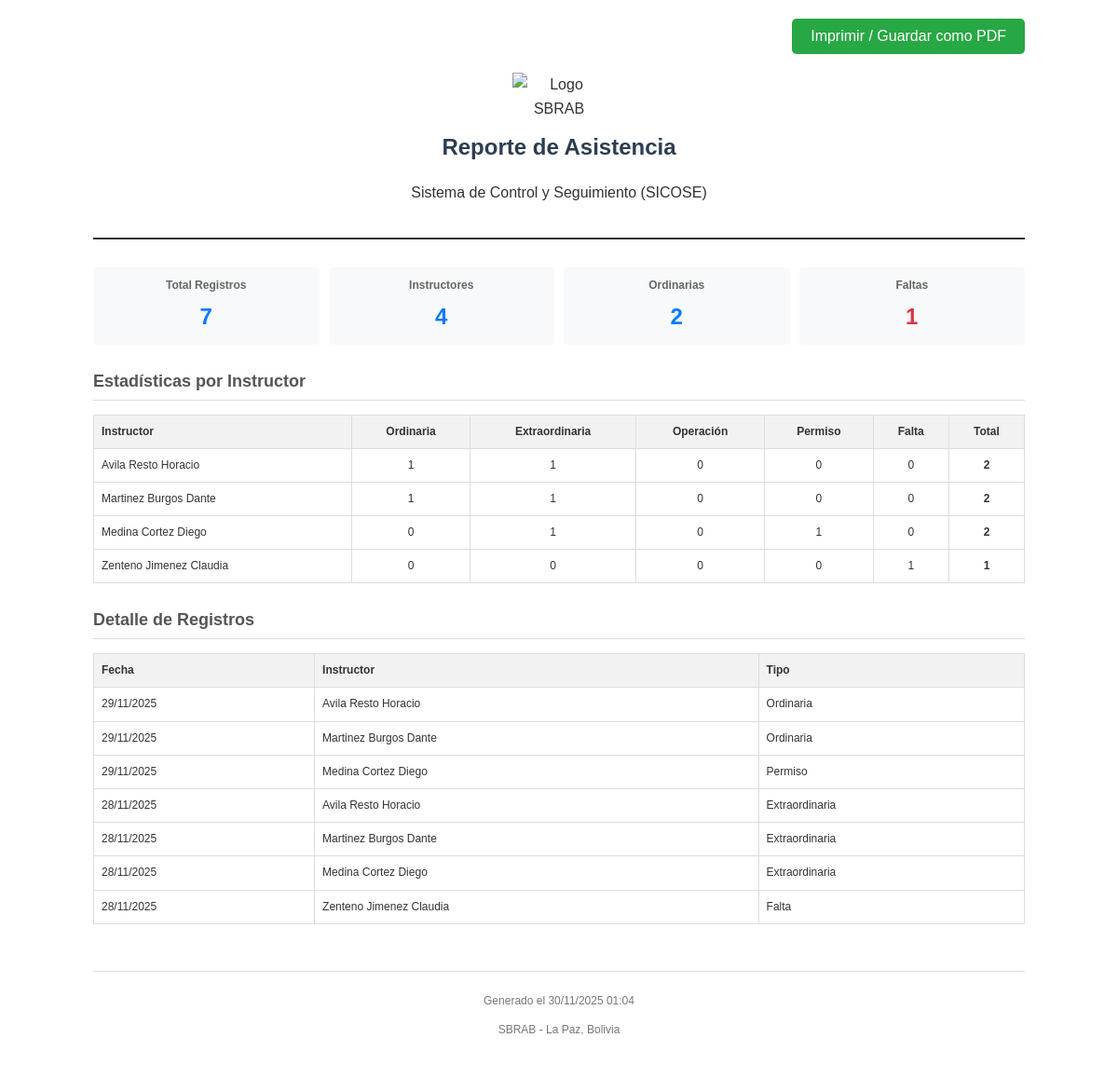
Page /generar_reporte_asis.php on the earlier database version.
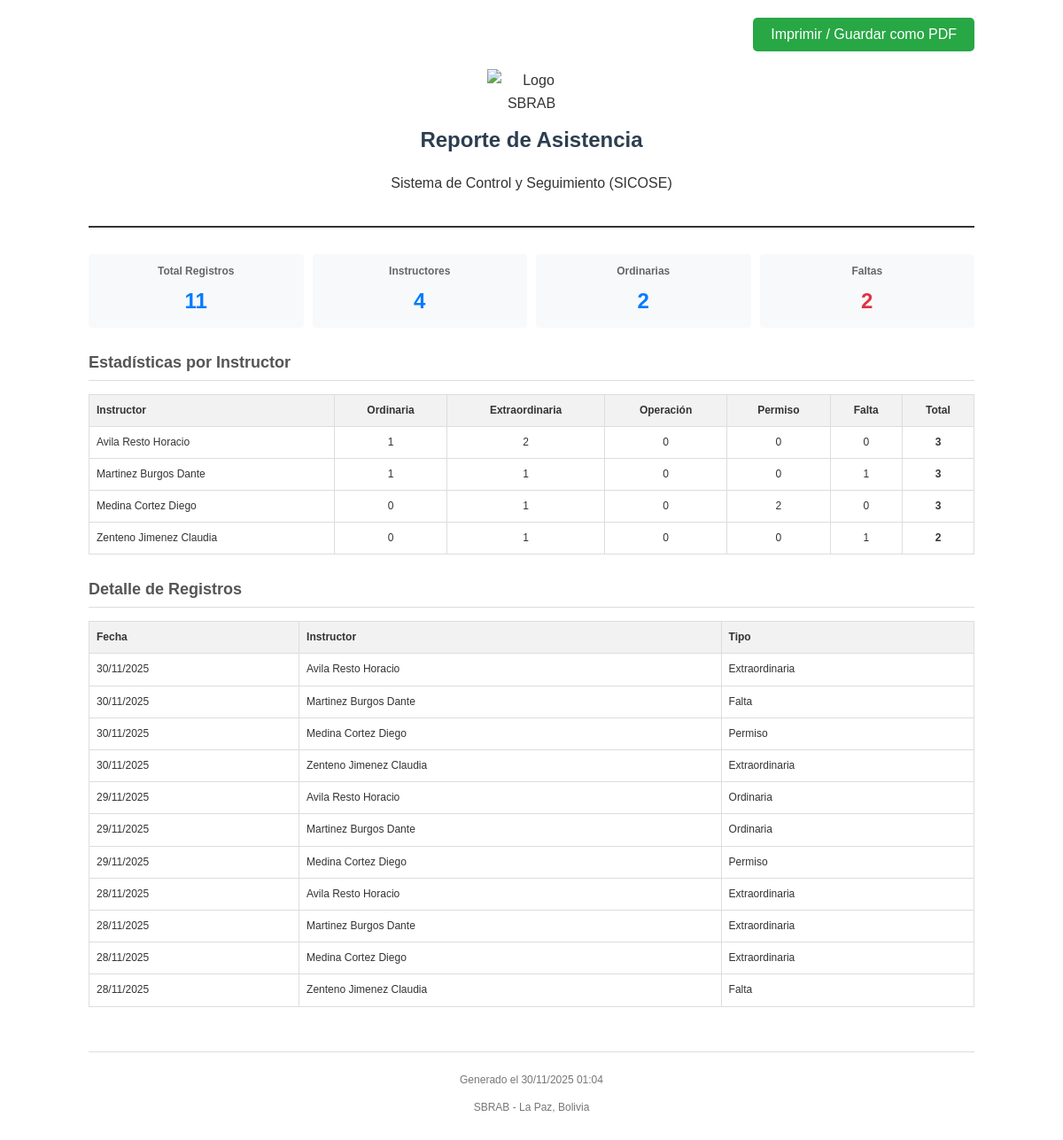
Same page on the later database version.
### tables this page shows
CREATE TABLE asistencia (
        id INTEGER PRIMARY KEY AUTOINCREMENT,
        instructor_id INTEGER NOT NULL,
        fecha DATE NOT NULL,
        tipo VARCHAR(50) NOT NULL,
        FOREIGN KEY (instructor_id) REFERENCES instructores(id)
    );

CREATE TABLE instructores (
    id INTEGER PRIMARY KEY AUTOINCREMENT,
    codigo TEXT NOT NULL UNIQUE,
    grado TEXT NOT NULL,
    nombres TEXT NOT NULL,
    apellido_paterno TEXT NOT NULL,
    apellido_materno TEXT NOT NULL,
    cedula TEXT NOT NULL,
    fecha_nacimiento DATE NOT NULL,
    especialidad TEXT NOT NULL,
    estado TEXT NOT NULL
);

### generar_reporte_asis.php (the view, shortened to what this page needs)
<?php
require_once 'data/db.php';
$params = [];
$registros = [];
try {
    $sql = "SELECT a.*, i.nombres, i.apellido_paterno, i.apellido_materno
            FROM asistencia a
            INNER JOIN instructores i ON a.instructor_id = i.id";
    $sql .= " ORDER BY a.fecha DESC, i.apellido_paterno ASC";
    $stmt = $pdo->prepare($sql);
    $stmt->execute($params);
    $registros = $stmt->fetchAll(PDO::FETCH_ASSOC);
} catch (PDOException $e) {
    die("Error al cargar datos: " . $e->getMessage());
}
$estadisticas = [];
if (!empty($registros)) {
    foreach ($registros as $registro) {
        $id = $registro['instructor_id'];
        $nombre_completo = $registro['apellido_paterno'] . ' ' . $registro['apellido_materno'] . ' ' . $registro['nombres'];
        if (!isset($estadisticas[$id])) {
            $estadisticas[$id] = [
                'nombre' => $nombre_completo,
                'Ordinaria' => 0,
                'Extraordinaria' => 0,
                'Operación' => 0,
                'Permiso' => 0,
                'Falta' => 0,
                'total' => 0
            ];
        }
        $estadisticas[$id][$registro['tipo']]++;
        $estadisticas[$id]['total']++;
    }
}
?>
<!DOCTYPE html>
<html lang="es">
<head>
</head>
<body>
    <div class="no-print" style="text-align: right;">
        <button onclick="window.print()" class="btn-print">Imprimir / Guardar como PDF</button>
    </div>
    <div class="header">
        <img src="../images/sbrab_escudo.png" alt="Logo SBRAB" class="logo">
        <h1>Reporte de Asistencia</h1>
        <p>Sistema de Control y Seguimiento (SICOSE)</p>
    </div>
    <?php if (!empty($registros)): ?>
        <div class="stats-summary">
            <div class="stat-box">
                <h3>Total Registros</h3>
                <div class="value"><?= count($registros) ?></div>
            </div>
            <div class="stat-box">
                <h3>Instructores</h3>
                <div class="value"><?= count($estadisticas) ?></div>
            </div>
            <div class="stat-box">
                <h3>Ordinarias</h3>
                <div class="value"><?= array_sum(array_column($estadisticas, 'Ordinaria')) ?></div>
            </div>
            <div class="stat-box">
                <h3>Faltas</h3>
                <div class="value" style="color: #dc3545;"><?= array_sum(array_column($estadisticas, 'Falta')) ?></div>
            </div>
        </div>
        <div class="section">
            <h2>Estadísticas por Instructor</h2>
            <table>
                <thead>
                    <tr>
                        <th>Instructor</th>
                        <th style="text-align:center;">Ordinaria</th>
                        <th style="text-align:center;">Extraordinaria</th>
                        <th style="text-align:center;">Operación</th>
                        <th style="text-align:center;">Permiso</th>
                        <th style="text-align:center;">Falta</th>
                        <th style="text-align:center;">Total</th>
                    </tr>
                </thead>
                <tbody>
                    <?php foreach ($estadisticas as $stat): ?>
                        <tr>
                            <td><?= htmlspecialchars($stat['nombre']) ?></td>
                            <td style="text-align:center;"><?= $stat['Ordinaria'] ?></td>
                            <td style="text-align:center;"><?= $stat['Extraordinaria'] ?></td>
                            <td style="text-align:center;"><?= $stat['Operación'] ?></td>
                            <td style="text-align:center;"><?= $stat['Permiso'] ?></td>
                            <td style="text-align:center;"><?= $stat['Falta'] ?></td>
                            <td style="text-align:center;"><strong><?= $stat['total'] ?></strong></td>
                        </tr>
                    <?php endforeach; ?>
                </tbody>
            </table>
        </div>
        <div class="section">
            <h2>Detalle de Registros</h2>
            <table>
                <thead>
                    <tr>
                        <th>Fecha</th>
                        <th>Instructor</th>
                        <th>Tipo</th>
                    </tr>
                </thead>
                <tbody>
                    <?php foreach ($registros as $registro): ?>
                        <tr>
                            <td><?= date('d/m/Y', strtotime($registro['fecha'])) ?></td>
                            <td><?= htmlspecialchars($registro['apellido_paterno'] . ' ' . $registro['apellido_materno'] . ' ' . $registro['nombres']) ?></td>
                            <td><?= htmlspecialchars($registro['tipo']) ?></td>
                        </tr>
                    <?php endforeach; ?>
                </tbody>
            </table>
        </div>
    <?php else: ?>
        <div style="text-align: center; padding: 40px; color: #666;">
            <p>No hay registros de asistencia para mostrar con los filtros aplicados.</p>
        </div>
    <?php endif; ?>
    <div class="footer">
        <p>Generado el <?= date('d/m/Y H:i') ?></p>
        <p>SBRAB - La Paz, Bolivia</p>
    </div>
</body>
</html>

### generar_reporte_asis.php (style rules this page uses)
body { font-family: Arial, sans-serif; line-height: 1.6; color: #333; max-width: 1000px; margin: 0 auto; padding: 20px; }
.header { text-align: center; margin-bottom: 30px; border-bottom: 2px solid #333; padding-bottom: 20px; }
.logo { max-width: 100px; margin-bottom: 10px; }
h1 { margin: 0; font-size: 24px; color: #2c3e50; }
h2 { font-size: 18px; color: #555; border-bottom: 1px solid #ddd; padding-bottom: 5px; margin-top: 25px; }
table { width: 100%; border-collapse: collapse; margin-top: 15px; margin-bottom: 20px; }
th, td { border: 1px solid #ddd; padding: 8px; text-align: left; font-size: 12px; }
th { background-color: #f2f2f2; font-weight: bold; }
.footer { margin-top: 50px; text-align: center; font-size: 12px; color: #777; border-top: 1px solid #ddd; padding-top: 10px; }
.btn-print { display: inline-block; background-color: #28a745; color: white; padding: 10px 20px; text-decoration: none; border-radius: 5px; margin-bottom: 20px; cursor: pointer; border: none; font-size: 16px; }
.stats-summary { display: grid; grid-template-columns: repeat(4, 1fr); gap: 10px; margin-bottom: 20px; }
.stat-box { background: #f8f9fa; padding: 10px; border-radius: 4px; text-align: center; }
.stat-box h3 { margin: 0 0 5px 0; font-size: 12px; color: #666; }
.stat-box .value { font-size: 24px; font-weight: bold; color: #007bff; }

Differences in the rows shown:
added asistencia: fecha "30/11/2025", instructor.nombres "Avila Resto Horacio", tipo "Extraordinaria"
added asistencia: fecha "30/11/2025", instructor.nombres "Martinez Burgos Dante", tipo "Falta"
added asistencia: fecha "30/11/2025", instructor.nombres "Medina Cortez Diego", tipo "Permiso"
added asistencia: fecha "30/11/2025", instructor.nombres "Zenteno Jimenez Claudia", tipo "Extraordinaria"
Other differences:
count($registros): "7" → "11"
array_sum(array_column($estadisticas, 'Falta')): "1" → "2"
new list line: "Avila Resto Horacio 1 2 0 0 0 3"
new list line: "Martinez Burgos Dante 1 1 0 0 1 3"
new list line: "Medina Cortez Diego 0 1 0 2 0 3"
new list line: "Zenteno Jimenez Claudia 0 1 0 0 1 2"
list line gone: "Avila Resto Horacio 1 1 0 0 0 2"
list line gone: "Martinez Burgos Dante 1 1 0 0 0 2"
list line gone: "Medina Cortez Diego 0 1 0 1 0 2"
list line gone: "Zenteno Jimenez Claudia 0 0 0 0 1 1"
